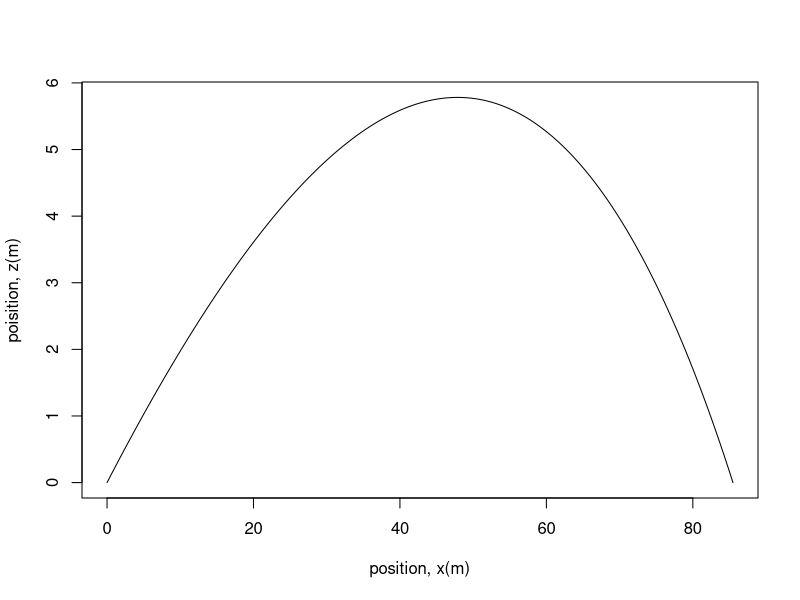

This chart was generated by the following R code:
require(deSolve)

ball <- function(t, y, parms)
{
  with(as.list(c(parms, y)), {
    W <- c(W1, W2, W3)
    v_W = y[c(2, 4, 6)] - W
    nv_W = norm(v_W, "2")
    coeff <- (-.5/m)*rho*A*nv_W
    dy1 <- y[2]
    spin1 <- coeff*CL*(vw[2]*(y[6] - W[3]) - vw[3]*(y[4] - W[2]))/w
    if(is.na(spin1))
      spin1 <- 0
    #dy2 <- coeff*(CD*(y[2] - W[1]) - CL*(vw[2]*(y[6] - W[3]) - vw[3]*(y[4] - W[2]))/w)
    dy2 <- coeff*CD*(y[2] - W[1]) - spin1
    dy3 <- y[4]
    spin2 <- CL*(vw[3]*(y[2] - W[1]) - vw[1]*(y[6] - W[3]))/w
    if(is.na(spin2))
      spin2 <- 0
    #dy4 <- coeff*(CD*(y[4] - W[2]) - CL*(vw[3]*(y[2] - W[1]) - vw[1]*(y[6] - W[3]))/w)
    dy4 <- coeff*CD*(y[4] - W[2]) - spin2
    dy5 <- y[6]
    spin3 <- coeff*CL*(vw[1]*(y[4] - W[2]) - vw[2]*(y[2] - W[1]))/w
    if(is.na(spin3))
      spin3 <- 0
    #dy6 <- coeff*(CD*(y[6] - W[3]) - CL*(vw[1]*(y[4] - W[2]) - vw[2]*(y[2] - W[1]))/w) - g
    if(y[5] <= 0 & t != 0){
      dy6 <- coeff*CD*(y[6] - W[3]) - spin3
    }else{
      dy6 <- coeff*CD*(y[6] - W[3]) - spin3 - g
    }
    #print(c(dy1, dy2, dy3))
    list(c(dy1, dy2, dy3, dy4, dy5, dy6))
  })
}

elev <- 12 #degrees
elev <- elev*pi/180

yini <- c(y1 = 0, y2 = 60*cos(elev), y3 = 0, y4 = 0, y5 = 0, y6 = 60*sin(elev))
times <- seq(0, 10, .01)
vw = c(0, 0, 0) # angular vel
w = norm(vw, "2") # manitude of angular velocity
CL = .319*(1 - exp(-2.48E-3 * w))
pars <- c(rho = 1.22, w = w, vw = vw, W = c(0, 0, 0), m = 4.59E-2, CD = .45,
          A = pi*(4.27E-2/2)^2, g = 9.81, CL = CL)

# To state that when the ball hits the ground motion stops
rootfunc <- function(t, y, parms) y[5] # displacement in dir 3
eventfunc <- function(t, y, parms) {
  y[5] <- y[5]
  y[2] <- 0
  y[4] <- 0
  y[6] <- 0
  return(y)
}

out <- ode(func = ball, y = yini, times = times, parms = pars, 
           rootfun = rootfunc, 
           events = list(func = eventfunc, root = TRUE))

# Plot of one of the curves from figure 11 in the paper
plot(out[,c("y1", "y5")], t = "l", xlab = "position, x(m)", ylab = "poisition, z(m)")
